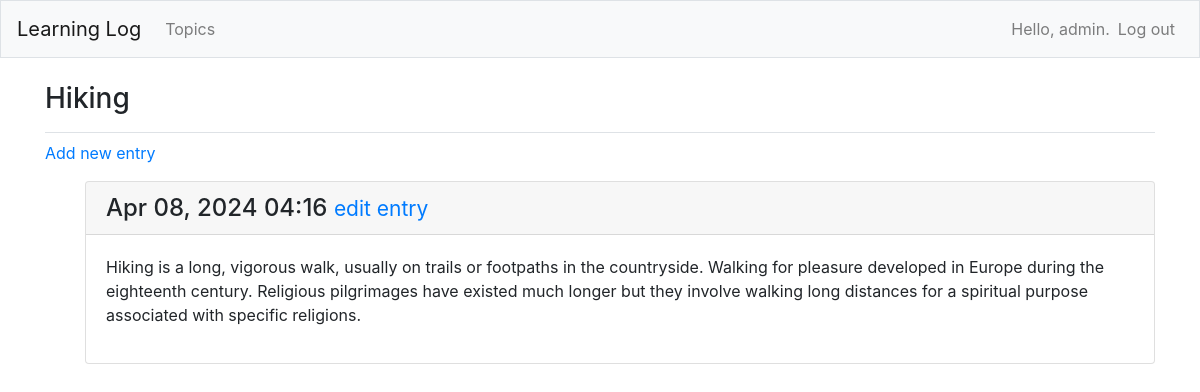
The app's page /topics/2/ (signed in), older data.
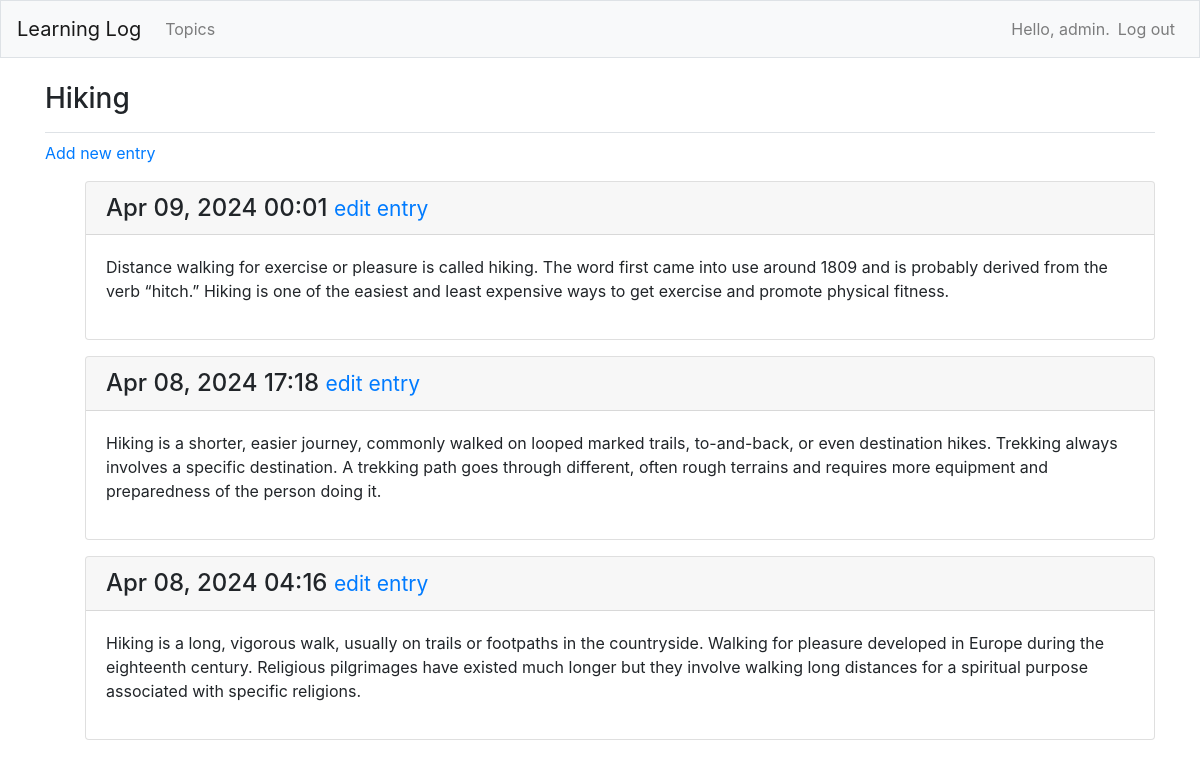
The same page, newer data.
### learning_logs/models.py (models this page shows)
class Entry(models.Model):
    topic = models.ForeignKey(Topic, on_delete=models.CASCADE)
    text = models.TextField()
    date_added = models.DateTimeField(auto_now_add=True)

### learning_logs/views.py (the view)
# urls.py: path('topics/<int:topic_id>/', views.topic, name='topic'),
@login_required
def topic(request, topic_id):
    topic = get_object_or_404(Topic, id=topic_id)
    if topic.owner != request.user:
        raise Http404
    entries = topic.entry_set.order_by('-date_added')
    context = {'topic': topic, 'entries': entries}
    return render(request, 'learning_logs/topic.html', context)

### learning_logs/models.py (called while the page is built)
    def __str__(self):
        return self.text

### learning_logs/templates/learning_logs/topic.html
{% extends 'learning_logs/base.html' %}
{% block page_header %}
  <h3>{{ topic }}</h3>
{% endblock page_header %} {% block content %}
  <p>
    <a href="{% url 'learning_logs:new_entry' topic.id %}">Add new entry</a>
  </p>
  <ul>
  {% for entry in entries %}
    <div class="card mb-3">
      <h4 class="card-header">
        {{ entry.date_added|date:'M d, Y H:i' }}
        <small><a href="{% url 'learning_logs:edit_entry' entry.id %}">
            edit entry</a></small>
      </h4>
      <div class="card-body">
        {{ entry.text|linebreaks }}
      </div>
    </div>
  {% empty %}
    <p>There are no entries for this topic yet.</p>
  {% endfor %}
  {% endblock content %}

Row changes from the older to the newer data that the page shows:
added Entry: date_added "Apr 09, 2024 00:01", text "Distance walking for exercise or pleasure is called hiking. The word first came into use around 1809 and is probably derived from the verb “hitch.” Hiking is one of the easiest and least expensive ways to get exercise and promote physical fitness."
added Entry: date_added "Apr 08, 2024 17:18", text "Hiking is a shorter, easier journey, commonly walked on looped marked trails, to-and-back, or even destination hikes. Trekking always involves a specific destination. A trekking path goes through different, often rough terrains and requires more equipment and preparedness of the person doing it."
